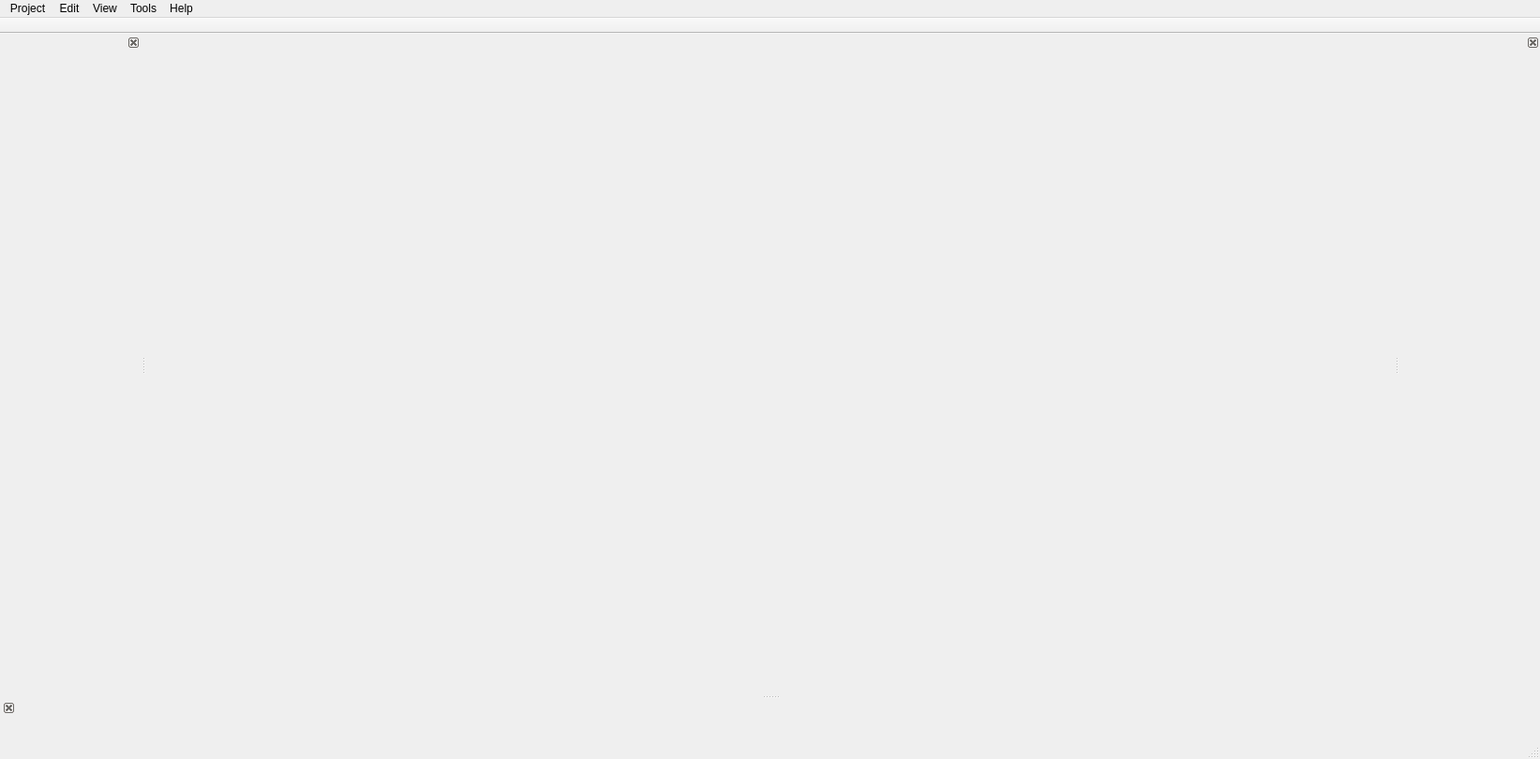
<?xml version="1.0" encoding="UTF-8"?>
<ui version="4.0">
 <class>MainWindow</class>
 <widget class="QMainWindow" name="MainWindow">
  <property name="geometry">
   <rect>
    <x>0</x>
    <y>0</y>
    <width>1643</width>
    <height>810</height>
   </rect>
  </property>
  <property name="windowTitle">
   <string>Skribisto</string>
  </property>
  <property name="windowIcon">
   <iconset resource="../../resources/icons/skr_icons.qrc">
    <normaloff>:/icons/skribisto/skribisto.svg</normaloff>:/icons/skribisto/skribisto.svg</iconset>
  </property>
  <property name="autoFillBackground">
   <bool>true</bool>
  </property>
  <property name="unifiedTitleAndToolBarOnMac">
   <bool>true</bool>
  </property>
  <widget class="QWidget" name="centralwidget"/>
  <widget class="QMenuBar" name="menubar">
   <property name="geometry">
    <rect>
     <x>0</x>
     <y>0</y>
     <width>1643</width>
     <height>37</height>
    </rect>
   </property>
   <property name="autoFillBackground">
    <bool>true</bool>
   </property>
   <widget class="QMenu" name="menuProject">
    <property name="title">
     <string>Project</string>
    </property>
    <addaction name="actionNew_project"/>
    <addaction name="actionLoad_Project"/>
    <addaction name="actionRecent_projects"/>
    <addaction name="separator"/>
    <addaction name="actionPreferences"/>
    <addaction name="separator"/>
    <addaction name="actionSave"/>
    <addaction name="actionSaveAs"/>
    <addaction name="actionBack_up"/>
    <addaction name="separator"/>
    <addaction name="actionPrint"/>
    <addaction name="actionExport"/>
    <addaction name="separator"/>
    <addaction name="actionClose_project"/>
    <addaction name="actionQuit"/>
   </widget>
   <widget class="QMenu" name="menuEdit">
    <property name="title">
     <string>Edit</string>
    </property>
    <addaction name="actionUndo"/>
    <addaction name="actionRedo"/>
   </widget>
   <widget class="QMenu" name="menuView">
    <property name="title">
     <string>View</string>
    </property>
    <addaction name="actionAdd_Window"/>
    <addaction name="actionShow_Project_Dock"/>
    <addaction name="actionShow_View_Dock"/>
    <addaction name="separator"/>
    <addaction name="actionClose_all_views"/>
    <addaction name="separator"/>
    <addaction name="actionSwitch_theme"/>
   </widget>
   <widget class="QMenu" name="menuHelp">
    <property name="title">
     <string>Help</string>
    </property>
    <addaction name="actionAbout"/>
    <addaction name="actionAbout_Qt"/>
   </widget>
   <widget class="QMenu" name="menuTools">
    <property name="title">
     <string>Tools</string>
    </property>
    <addaction name="actionSpell_checking"/>
   </widget>
   <addaction name="menuProject"/>
   <addaction name="menuEdit"/>
   <addaction name="menuView"/>
   <addaction name="menuTools"/>
   <addaction name="menuHelp"/>
  </widget>
  <widget class="QStatusBar" name="statusbar">
   <property name="autoFillBackground">
    <bool>true</bool>
   </property>
  </widget>
  <widget class="Dock" name="projectDock">
   <property name="minimumSize">
    <size>
     <width>150</width>
     <height>40</height>
    </size>
   </property>
   <property name="maximumSize">
    <size>
     <width>400</width>
     <height>524287</height>
    </size>
   </property>
   <property name="autoFillBackground">
    <bool>true</bool>
   </property>
   <property name="features">
    <set>QDockWidget::DockWidgetClosable</set>
   </property>
   <property name="allowedAreas">
    <set>Qt::LeftDockWidgetArea</set>
   </property>
   <attribute name="dockWidgetArea">
    <number>1</number>
   </attribute>
   <widget class="QWidget" name="dockWidgetContents"/>
  </widget>
  <widget class="Dock" name="viewDock">
   <property name="minimumSize">
    <size>
     <width>150</width>
     <height>40</height>
    </size>
   </property>
   <property name="maximumSize">
    <size>
     <width>400</width>
     <height>524287</height>
    </size>
   </property>
   <property name="autoFillBackground">
    <bool>true</bool>
   </property>
   <property name="features">
    <set>QDockWidget::DockWidgetClosable</set>
   </property>
   <property name="allowedAreas">
    <set>Qt::RightDockWidgetArea</set>
   </property>
   <attribute name="dockWidgetArea">
    <number>2</number>
   </attribute>
   <widget class="QWidget" name="dockWidgetContents_2">
    <layout class="QVBoxLayout" name="verticalLayout">
     <property name="spacing">
      <number>0</number>
     </property>
     <property name="leftMargin">
      <number>0</number>
     </property>
     <property name="topMargin">
      <number>0</number>
     </property>
     <property name="rightMargin">
      <number>0</number>
     </property>
     <property name="bottomMargin">
      <number>0</number>
     </property>
    </layout>
   </widget>
  </widget>
  <widget class="QDockWidget" name="bottomDock">
   <property name="autoFillBackground">
    <bool>true</bool>
   </property>
   <property name="features">
    <set>QDockWidget::DockWidgetClosable|QDockWidget::DockWidgetVerticalTitleBar</set>
   </property>
   <property name="allowedAreas">
    <set>Qt::BottomDockWidgetArea</set>
   </property>
   <attribute name="dockWidgetArea">
    <number>8</number>
   </attribute>
   <widget class="QWidget" name="dockWidgetContents_3"/>
  </widget>
  <widget class="QToolBar" name="toolBar">
   <property name="windowTitle">
    <string>toolBar</string>
   </property>
   <property name="movable">
    <bool>false</bool>
   </property>
   <property name="allowedAreas">
    <set>Qt::TopToolBarArea</set>
   </property>
   <property name="floatable">
    <bool>false</bool>
   </property>
   <attribute name="toolBarArea">
    <enum>TopToolBarArea</enum>
   </attribute>
   <attribute name="toolBarBreak">
    <bool>false</bool>
   </attribute>
  </widget>
  <action name="actionNew_project">
   <property name="icon">
    <iconset theme="applications-office">
     <normaloff>.</normaloff>.</iconset>
   </property>
   <property name="text">
    <string>New Project</string>
   </property>
   <property name="shortcut">
    <string>Ctrl+Shift+N</string>
   </property>
  </action>
  <action name="actionPreferences">
   <property name="text">
    <string>Preferences</string>
   </property>
  </action>
  <action name="actionAdd_Window">
   <property name="text">
    <string>Add Window</string>
   </property>
  </action>
  <action name="actionQuit">
   <property name="text">
    <string>Quit</string>
   </property>
  </action>
  <action name="actionAbout">
   <property name="text">
    <string>About</string>
   </property>
  </action>
  <action name="actionAbout_Qt">
   <property name="text">
    <string>About Qt</string>
   </property>
  </action>
  <action name="actionDisctraction_Free">
   <property name="text">
    <string>Disctraction Free</string>
   </property>
   <property name="toolTip">
    <string>Switch to disctraction free mode</string>
   </property>
  </action>
  <action name="actionShow_View_Dock">
   <property name="checkable">
    <bool>true</bool>
   </property>
   <property name="icon">
    <iconset resource="../../resources/icons/skr_icons.qrc">
     <normaloff>:/icons/skribisto/dock-right-close.svg</normaloff>:/icons/skribisto/dock-right-close.svg</iconset>
   </property>
   <property name="text">
    <string>Show View Dock</string>
   </property>
  </action>
  <action name="actionShow_Project_Dock">
   <property name="checkable">
    <bool>true</bool>
   </property>
   <property name="icon">
    <iconset resource="../../resources/icons/skr_icons.qrc">
     <normaloff>:/icons/skribisto/dock-left-close.svg</normaloff>:/icons/skribisto/dock-left-close.svg</iconset>
   </property>
   <property name="text">
    <string>Show Project Dock</string>
   </property>
  </action>
  <action name="actionClose_all_views">
   <property name="text">
    <string>Remove All Splits</string>
   </property>
  </action>
  <action name="actionUndo">
   <property name="text">
    <string>Undo</string>
   </property>
  </action>
  <action name="actionRedo">
   <property name="text">
    <string>Redo</string>
   </property>
  </action>
  <action name="actionSave">
   <property name="text">
    <string>Save</string>
   </property>
  </action>
  <action name="actionSaveAs">
   <property name="text">
    <string>Save As</string>
   </property>
  </action>
  <action name="actionClose_project">
   <property name="text">
    <string>Close project</string>
   </property>
  </action>
  <action name="actionBack_up">
   <property name="text">
    <string>Back up</string>
   </property>
  </action>
  <action name="actionPrint">
   <property name="text">
    <string>Print</string>
   </property>
  </action>
  <action name="actionExport">
   <property name="text">
    <string>Export</string>
   </property>
  </action>
  <action name="actionLoad_Project">
   <property name="text">
    <string>Open Project</string>
   </property>
  </action>
  <action name="actionSwitch_theme">
   <property name="icon">
    <iconset resource="../../3rdparty/icons.qrc">
     <normaloff>:/icons/backup/whitebalance.svg</normaloff>:/icons/backup/whitebalance.svg</iconset>
   </property>
   <property name="text">
    <string notr="true">Switch to light theme</string>
   </property>
   <property name="iconText">
    <string notr="true">Switch to light theme</string>
   </property>
   <property name="toolTip">
    <string notr="true">Switch to light theme</string>
   </property>
  </action>
  <action name="actionRecent_projects">
   <property name="text">
    <string>Recent projects</string>
   </property>
  </action>
  <action name="actionSpell_checking">
   <property name="checkable">
    <bool>true</bool>
   </property>
   <property name="icon">
    <iconset resource="../../3rdparty/icons.qrc">
     <normaloff>:/icons/backup/tools-check-spelling.svg</normaloff>:/icons/backup/tools-check-spelling.svg</iconset>
   </property>
   <property name="text">
    <string>Spell checking</string>
   </property>
   <property name="shortcut">
    <string>Shift+F7</string>
   </property>
  </action>
 </widget>
 <customwidgets>
  <customwidget>
   <class>Dock</class>
   <extends>QDockWidget</extends>
   <header>dock.h</header>
   <container>1</container>
  </customwidget>
 </customwidgets>
 <resources>
  <include location="../../3rdparty/icons.qrc"/>
  <include location="../../resources/icons/skr_icons.qrc"/>
  <include location="../../resources/icons/skr_icons.qrc"/>
 </resources>
 <connections/>
</ui>
